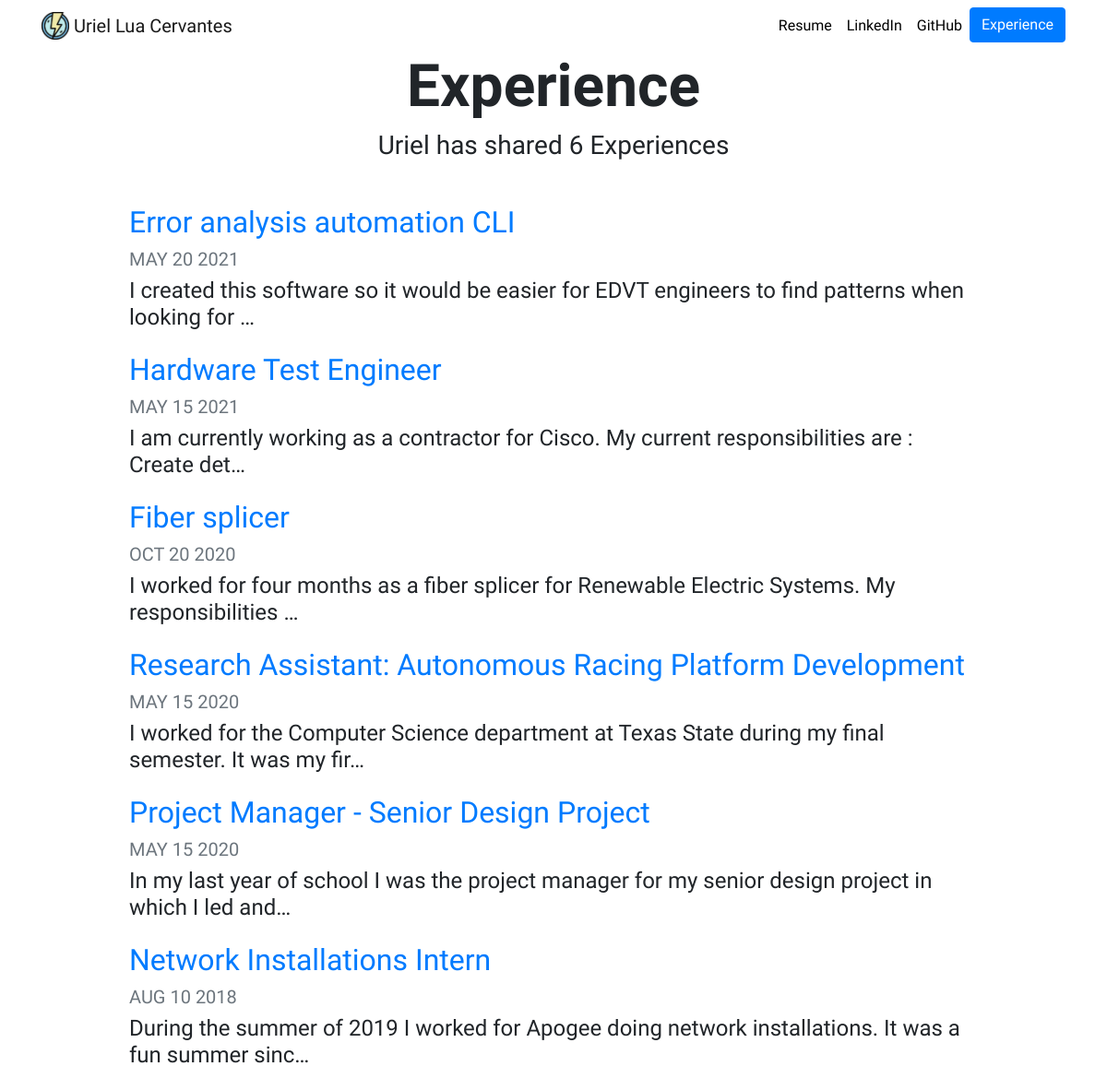
Screenshot of /blog/ with the database file from the repository.
### blog/models.py (models this page shows, shortened)
class Blog(models.Model):
    title = models.CharField(max_length=100)
    description = models.TextField()
    date = models.DateField()

### blog/views.py (the view)
# urls.py: path('', views.all_blogs, name='all_blogs'),
def all_blogs(request):
    blogs = Blog.objects.order_by('-date')
    return render(request, 'blog/all_blogs.html',{'blogs':blogs})

### blog/templates/blog/all_blogs.html
{% extends "portfolio/base.html" %}
{% load static %}
{% block content %}
<h1 id="blogtitle" class="font-weight-bold text-center">Experience</h1>
<h3 class="text-center mb-5">Uriel has shared {{ blogs.count }} Experience{{ blogs.count|pluralize }}</h3>
{% for blog in blogs %}
<div class="row justify-content-center my-3">
  <div class="col-md-10">
    <a href="{% url 'blog:detail' blog.id %}">
      <h2>{{ blog.title }}</h2>
    </a>
    <h5 class="text-muted">{{ blog.date|date:'M d Y'|upper }}</h5>
    <h4>{{ blog.description|striptags|truncatechars:100 }}</h4>
  </div>
</div>
{% endfor %}
{% endblock %}

### portfolio/static/portfolio/custom.css (style rules this page uses)
body { font-family: 'KoHo', sans-serif; }
#blogtitle { font-size: 4rem; }

### rows the page displays
Blog: title "Error analysis automation CLI", date "MAY 20 2021", description "I created this software so it would be easier for EDVT engineers to find patterns when looking for …"
Blog: title "Hardware Test Engineer", date "MAY 15 2021", description "I am currently working as a contractor for Cisco. My current responsibilities are : Create det…"
Blog: title "Fiber splicer", date "OCT 20 2020", description "I worked for four months as a fiber splicer for Renewable Electric Systems. My responsibilities …"
Blog: title "Research Assistant: Autonomous Racing Platform Development", date "MAY 15 2020", description "I worked for the Computer Science department at Texas State during my final semester. It was my fir…"
Blog: title "Project Manager - Senior Design Project", date "MAY 15 2020", description "In my last year of school I was the project manager for my senior design project in which I led and…"
Blog: title "Network Installations Intern", date "AUG 10 2018", description "During the summer of 2019 I worked for Apogee doing network installations. It was a fun summer sinc…"

### other values shown
{{ blogs.count }} "6"
